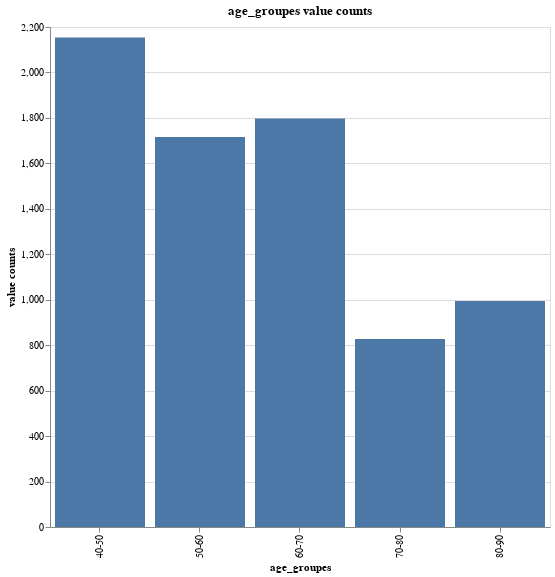

The notebook cell this image was saved under:
### Markdown cell above
# Independant variabels

## `age` 
The age of the individual, expressed in years (Range: 40-90). Let's see distribution of the `age` within groups by 10. The variable is numerical.

The most populated group is `40-50` and the least populated is `70-80`

![image.png](attachment:78f51826-1a75-4215-aeb6-a384e5456ca1.png)

### Code cell
bins = [50, 60, 70, 80]
labels = ['40-50', '50-60', '60-70', '70-80', '80-90']

age_grouped = df.with_columns(
    age_groupes = pl.col("age").cut(bins, labels=labels)
)

age_grouped.group_by('age_groupes').len().rename({'len':'value counts'}).plot.bar(x='age_groupes', y='value counts').properties(width=500, height=500, title="age_groupes value counts")

### Figure 1 — Vega-Lite specification as saved in the notebook (floating-point values rounded to 4 significant figures)
{"config": {"view": {"continuousWidth": 300, "continuousHeight": 300}}, "data": {"name": "data-a84daf99e1db5b6a93027deb58dfc6fc"}, "mark": {"type": "bar", "tooltip": true}, "encoding": {"x": {"field": "age_groupes", "type": "nominal"}, "y": {"field": "value counts", "type": "quantitative"}}, "height": 500, "params": [{"name": "param_2", "select": {"type": "interval", "encodings": ["x", "y"]}, "bind": "scales"}], "title": "age_groupes value counts", "width": 500, "$schema": "https://vega.github.io/schema/vega-lite/v5.20.1.json", "datasets": {"data-a84daf99e1db5b6a93027deb58dfc6fc": [{"age_groupes": "70-80", "value counts": 827}, {"age_groupes": "50-60", "value counts": 1716}, {"age_groupes": "60-70", "value counts": 1797}, {"age_groupes": "40-50", "value counts": 2154}, {"age_groupes": "80-90", "value counts": 994}]}}
